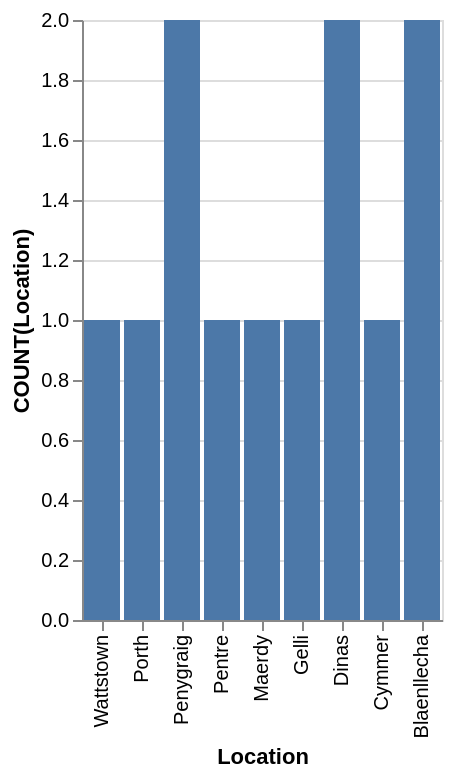

This figure's Vega-Lite source:
### Vega-Lite specification from a JSON file in a GitHub repository (floating-point values rounded to 4 significant figures)
{"data": {"values": [{"x_data": "Wattstown", "y_data": 1}, {"x_data": "Porth", "y_data": 1}, {"x_data": "Penygraig", "y_data": 2}, {"x_data": "Pentre", "y_data": 1}, {"x_data": "Maerdy", "y_data": 1}, {"x_data": "Gelli", "y_data": 1}, {"x_data": "Dinas", "y_data": 2}, {"x_data": "Cymmer", "y_data": 1}, {"x_data": "Blaenllecha", "y_data": 2}]}, "mark": "bar", "encoding": {"x": {"field": "x_data", "type": "nominal", "title": "Location", "sort": "descending"}, "y": {"field": "y_data", "type": "quantitative", "title": "COUNT(Location)"}}}
